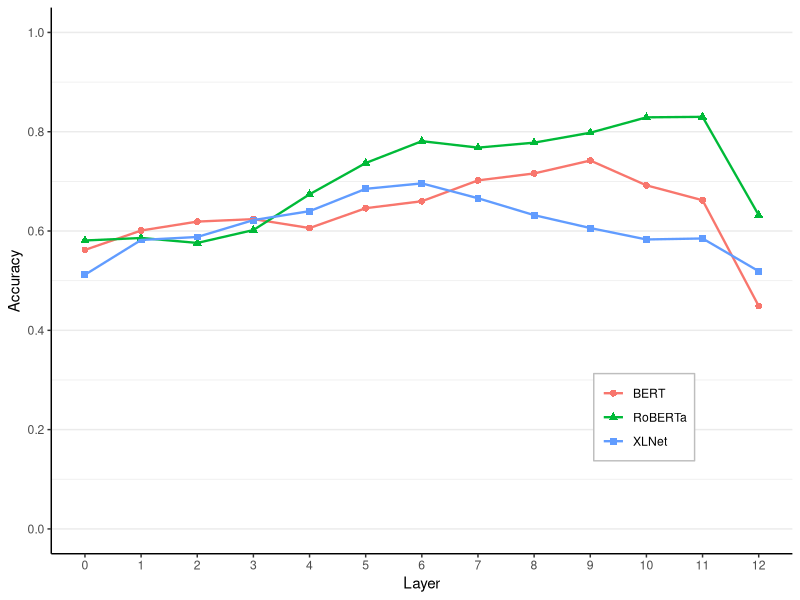
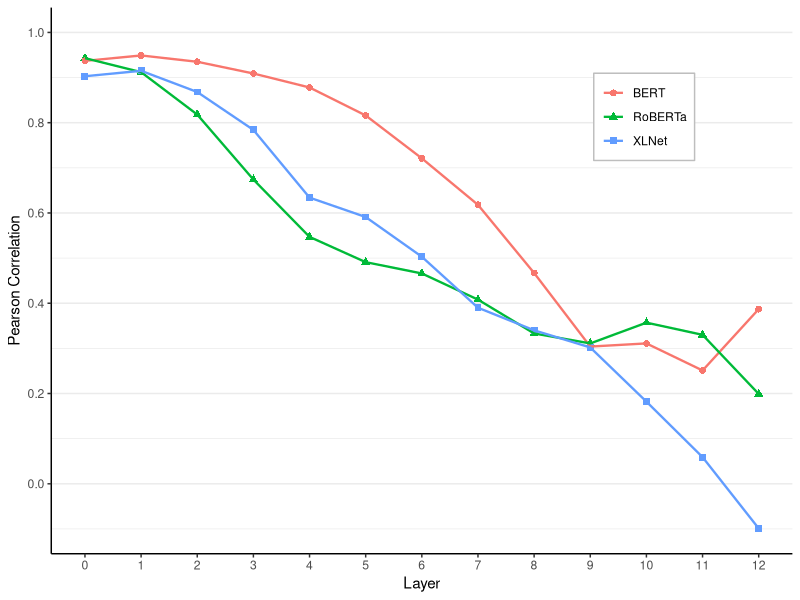
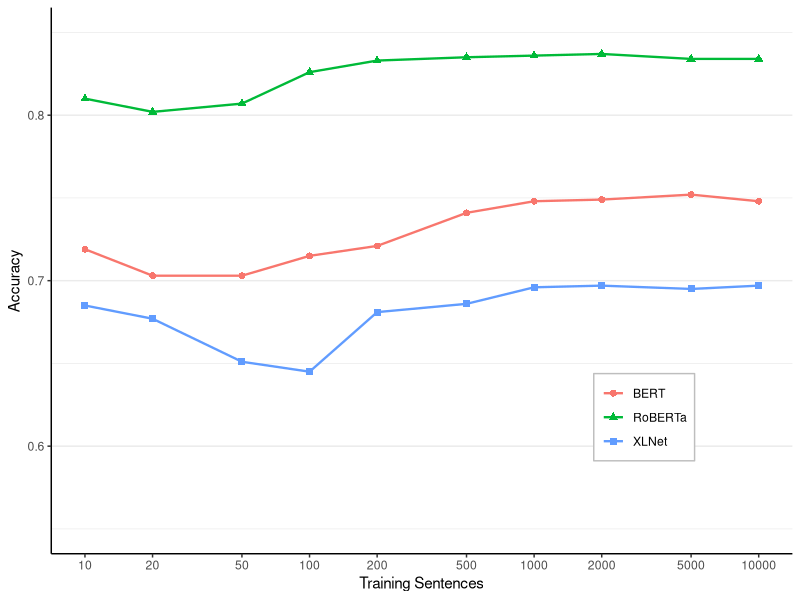

These charts were generated, in order, by the following R code:
library(tidyverse)
library(ggplot2)

{
  df <- read_csv("layer-accuracy.csv")
  
  df <- df %>%
    gather("model", "acc", 2:4)
  
  ggplot(df, aes(x=layer, y=acc, color=model)) +
    geom_point(aes(shape=model), size=2) +
    geom_line(size=0.8) +
    xlab("Layer") +
    ylab("Accuracy") +
    scale_x_continuous(breaks=0:12) +
    scale_y_continuous(breaks=seq(0,1,0.2), limits=c(0, 1)) +
    theme_bw() +
    theme(legend.title=element_blank(),
          legend.position=c(0.8, 0.25),
          legend.background=element_rect(linetype="solid", color="gray"),
          panel.border = element_blank(),
          panel.grid.major.x = element_blank(),
          panel.grid.minor.x = element_blank(),
          axis.line = element_line(colour = "black"))
  
  ggsave("layer-accuracy.pdf", width=5, height=3)
}

{
  df <- read_csv("freq-correlation.csv")
  
  df <- df %>%
    gather("model", "corr", 2:4)
  
  ggplot(df, aes(x=layer, y=corr, color=model)) +
    geom_point(aes(shape=model), size=2) +
    geom_line(size=0.8) +
    xlab("Layer") +
    ylab("Pearson Correlation") +
    scale_x_continuous(breaks=0:12) +
    scale_y_continuous(breaks=seq(0,1,0.2), limits=c(-0.1, 1)) +
    theme_bw() +
    theme(legend.title=element_blank(),
          legend.position=c(0.8, 0.8),
          legend.background=element_rect(linetype="solid", color="gray"),
          panel.border = element_blank(),
          panel.grid.major.x = element_blank(),
          panel.grid.minor.x = element_blank(),
          axis.line = element_line(colour = "black"))
  
  ggsave("freq-correlation.pdf", width=5, height=3)
}

{
  df <- read_csv("num-sent.csv")
  
  df <- df %>%
    filter(sentences <= 10000) %>%
    gather("model", "acc", 2:4)
  
  ggplot(df, aes(x=sentences, y=acc, color=model)) +
    geom_point(aes(shape=model), size=2) +
    geom_line(size=0.8) +
    xlab("Training Sentences") +
    ylab("Accuracy") +
    scale_x_continuous(trans='log10', breaks=c(10, 20, 50, 100, 200, 500, 1000, 2000, 5000, 10000, 20000, 50000)) +
    ylim(c(0.55, 0.85)) +
    theme_bw() +
    theme(legend.title=element_blank(),
          legend.position=c(0.8, 0.25),
          legend.background=element_rect(linetype="solid", color="gray"),
          panel.border = element_blank(),
          panel.grid.major.x = element_blank(),
          panel.grid.minor.x = element_blank(),
          axis.line = element_line(colour = "black"))
  
  ggsave("num-sent.pdf", width=5, height=3)
}


